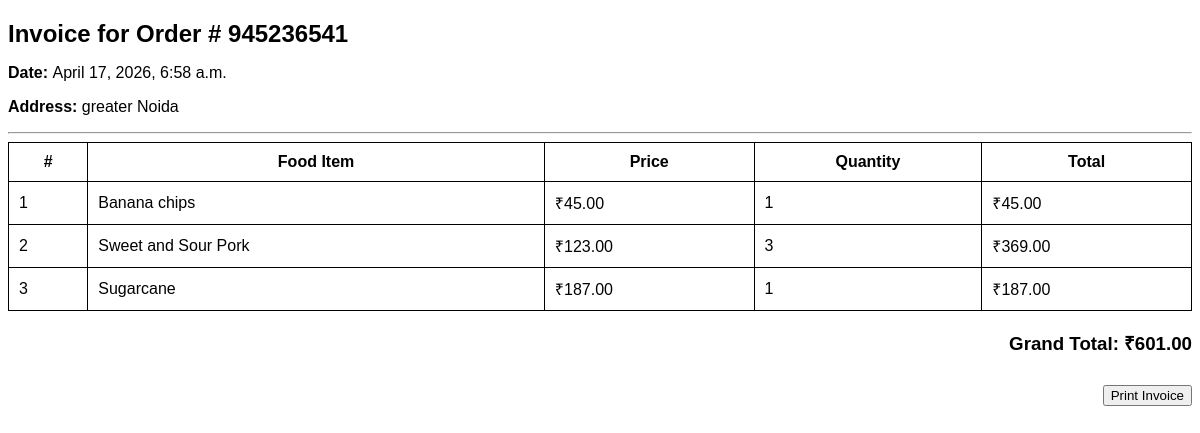
Screenshot of /api/invoice/945236541/ with the database file from the repository.
### foodOrdering/models.py (models this page shows)
class OrderAddress(models.Model):
    user = models.ForeignKey(User, on_delete=models.CASCADE)
    order_number = models.CharField(max_length=100, null = True)
    address = models.TextField()
    order_time = models.DateTimeField(auto_now_add=True)
    order_final_status = models.CharField(max_length=200, null=True)
    def __str__(self):
        return f'{self.order_number} ({self.user})'

class Food(models.Model):
    category = models.ForeignKey(Category, on_delete=models.CASCADE)
    item_name = models.CharField(max_length=50)
    item_price = models.DecimalField(max_digits=10, decimal_places=2)
    item_description = models.TextField()
    image = models.ImageField(upload_to='food_image', null=True)
    item_quantity = models.CharField(max_length=50)
    is_available = models.BooleanField(default=False)
    def __str__(self) -> str:
        return f'{self.item_name} {self.item_quantity}'

### foodOrdering/views.py (the view)
# urls.py: path('invoice/<str:order_number>/', generate_invoice),
def generate_invoice(request, order_number):
    orders = Order.objects.filter(order_number=order_number, is_order_placed=True).select_related('food')
    print("Orders data: ",orders)
    address = OrderAddress.objects.get(order_number=order_number)
    print("Address Data: ",address)
    grand_total = 0
    order_data = []
    for order in orders:
        total_price = order.food.item_price * order.quantity
        grand_total += total_price
        order_data.append({
            'food' : order.food,
            'quantity' : order.quantity,
            'total_price' : total_price,
        })
    print("Order_data: ", order_data)
    return render(request, 'invoice.html',{
        'order_number' : order_number,
        'order_data' : order_data,
        'delivery_address' : address,
        'grand_total' : grand_total,
        'orders' : orders
    })

### foodOrdering/models.py (called while the page is built)
    def __str__(self) -> str:
        return f'{self.first_name} {self.last_name}'

    def __str__(self) -> str:
        return f'{self.order_number} ({self.user})'

### foodOrdering/templates/invoice.html (shortened to what this page needs)
<!DOCTYPE html>
<html lang="en">
<head>
</head>
<body>
    <h2>Invoice for Order # {{ order_number }}</h2>
    <p><strong>Date: </strong>{{ delivery_address.order_time }}</p>
    <p><strong>Address: </strong>{{ delivery_address.address }}</p>
    <hr>
    <table>
        <thead>
            <tr>
                <th>#</th>
                <th>Food Item</th>
                <th>Price</th>
                <th>Quantity</th>
                <th>Total</th>
            </tr>
        </thead>
        <tbody>
            {% for item in order_data %}
            <tr>
                <td>{{ forloop.counter }}</td>
                <td>{{ item.food.item_name }}</td>
                <td>₹{{ item.food.item_price }}</td>
                <td>{{ item.quantity }}</td>
                <td>₹{{ item.total_price }}</td>
            </tr>
            {% endfor %}
        </tbody>
    </table>
    <h3 style="text-align: right;">Grand Total: ₹{{ grand_total }}</h3>
    <div style='margin-top:30px; text-align:end'>
        <button onclick='window.print()'>Print Invoice</button>
    </div>
</body>
</html>

### foodOrdering/templates/invoice.html (style rules this page uses)
body { font-family: Arial, Helvetica, sans-serif; }
h2 { margin-bottom: 10px; }
table { width: 100%; border-collapse: collapse; }
th,td { border: 1px solid black; padding: 10px; align-items: center; }

### rows the page displays
OrderAddress: order_time "April 17, 2026, 6:58 a.m.", address "greater Noida"
Food: food.item_name "Banana chips", food.item_price "45.00", quantity "1", total_price "45.00"
Food: food.item_name "Sweet and Sour Pork", food.item_price "123.00", quantity "3", total_price "369.00"
Food: food.item_name "Sugarcane", food.item_price "187.00", quantity "1", total_price "187.00"

### other values shown
{{ order_number }} "945236541"
{{ grand_total }} "601.00"
